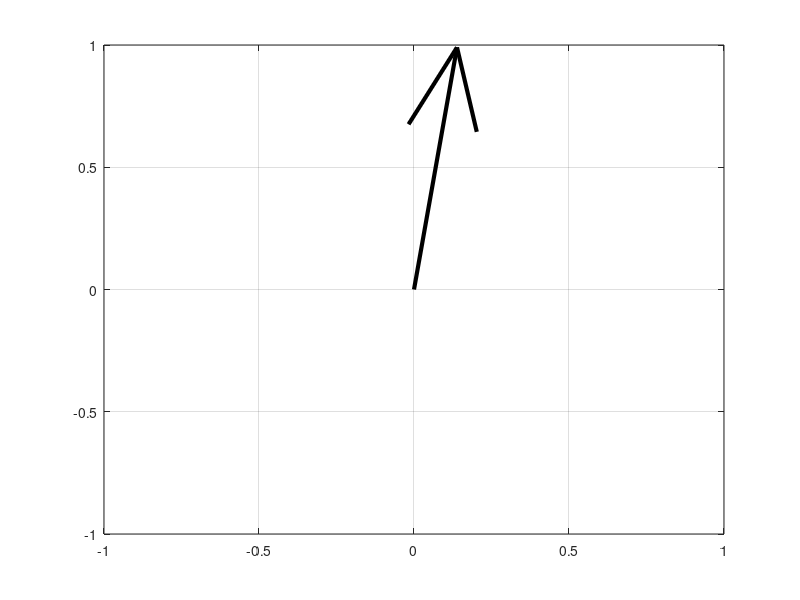

Write MATLAB code to recreate this figure.
%Escolhe-se um vetor com o clique do mouse
%Implementada uma iteracao do metodo das potencias
%pra cada vez que a tecla espaco for pressionada.
%A cada iteracao é mostrado o vetor resultante
%e impresso os erros de aproxima碘o do autovalor e 
%de alinhamento do autovetor a cada iteracao.

%Matriz A 
A = [2,-1; -1 -5]

% Decomposicao 
[V,D] = eig(A);

% Indice do autovalor dominante
[~,j] = max(max(abs(D))); 

% Plot inicial
figure(1);
quiver(0,0,V(1,j),V(2,j),'Color','k','LineWidth',3,'AutoScale','off');
box on;
grid on;
axis([-1,1,-1,1]);
axis 'manual';

button = -1;
u = [];
v = [];
y = [];
erro_autovalor = []; 
while button~=27		
	[u0,v0,button] = ginput(1);	
	if button==1
		u = u0; 
		v = v0;
    x = [u,v];	
    k = 0; kmax = 1000; erro_autovetor = inf;
    n = size(A,1); y0 = zeros(n,1); y0(1) = 1;
    aux = y0;
	end
	if button==32
    x = A*y0;
    y = x/norm(x);
    erro_autovetor = abs(abs(y0'*y)-1);
    disp('erro_autovetor =');
    disp(erro_autovetor);

    lambda = y'*A*y;
    erro_autovalor = norm(lambda - aux);
    aux = lambda;
    disp('erro_autovalor =');
    disp(erro_autovalor);
    printf('\n');
    
    y0 = y;
    k = k+1;
	end	
	
	quiver(0,0,V(1,j),V(2,j),'Color','k','LineWidth',3,'AutoScale','off');
	if size(u,1)>0
		hold on;
		quiver(0,0,u,v,'Color','r','LineWidth',3,'AutoScale','off');
		hold off;
	end
  if size(y,1)>0
    hold on;
	  quiver(0,0,y(1),y(2),'Color','b','LineWidth',3,'AutoScale','off');
	  hold off;
  end

	box on;
	grid on;
	axis([-1,1,-1,1]);
	axis 'manual';
	pause(0.1);
end
close(1);
